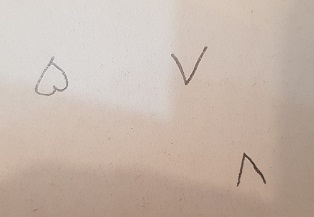
#> input picture assignment_08_Thresholding/adad.jpg, 314 x 217 px
$ jupyter execute CV_8th_assignment.ipynb
#> lines starting #> are read from the running program, lines starting #| are printed output that depends on the picture; after the words box and inside, x2 and y2 are one past the last pixel; in counts of white or black regions, pixels touching at a corner belong together
## Computer Vision 8th Assignment

for this task:
after making trials and errors, here are three of the best results I came up with.
the summary is mentioned at the end.

[cell 1]
import cv2
import numpy as np
import matplotlib.pyplot as plt

### results after making enough trials and errors :

with :
GaussianBlur kernel size = 13
adaptiveThreshold kernel size = 7 for mean, 11 for gaussian

[cell 2]
img =  cv2.imread('adad.jpg',0)
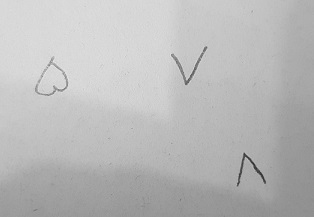
#> img: shape (217, 314); min 43, max 234, mean 185.8
noise_removed_img = cv2.GaussianBlur(img, (13,13), 0)

[cell 3]
# global binary threshol and adaptive binary threshold, on the original image
_,output1 = cv2.threshold(img,127,255,cv2.THRESH_BINARY)
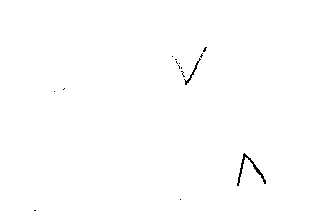
#> output1: shape (217, 314); 99.6% white; black in thin lines or dots, all inside (x1, y1, x2, y2) = (34, 47, 266, 211)
output2 = cv2.adaptiveThreshold(img,255,cv2.ADAPTIVE_THRESH_MEAN_C, cv2.THRESH_BINARY,7,2)
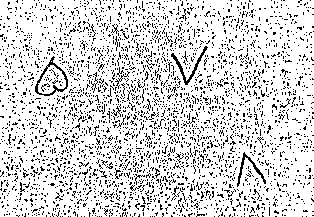
#> output2: shape (217, 314); 83.8% white; black in thin lines or dots
output3 = cv2.adaptiveThreshold(img,255,cv2.ADAPTIVE_THRESH_GAUSSIAN_C, cv2.THRESH_BINARY,7,2)
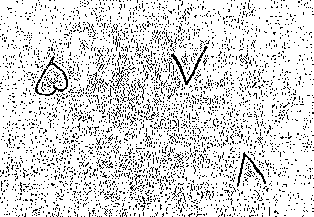
#> output3: shape (217, 314); 85.7% white; black in thin lines or dots


# global binary threshol and adaptive binary threshold, on the noise-removed image
_,output4 = cv2.threshold(noise_removed_img,127,255,cv2.THRESH_BINARY)
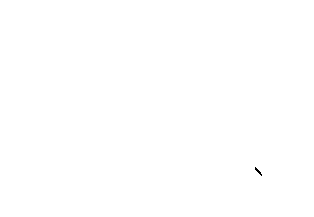
#> output4: shape (217, 314); 100% white; black in thin lines or dots, all inside (x1, y1, x2, y2) = (255, 167, 262, 176)
output5 = cv2.adaptiveThreshold(noise_removed_img,255,cv2.ADAPTIVE_THRESH_MEAN_C, cv2.THRESH_BINARY,7,2)  # ***
#> output5: shape (217, 314); 98.5% white; 4 black regions (1 under 20 px), largest, box (x1, y1, x2, y2) and area: (34, 57, 69, 97) 398, (170, 45, 208, 86) 339, (236, 152, 267, 187) 305
output6 = cv2.adaptiveThreshold(noise_removed_img,255,cv2.ADAPTIVE_THRESH_GAUSSIAN_C, cv2.THRESH_BINARY,11,2)  # ***
#> output6: shape (217, 314); 98.5% white; 4 black regions (1 under 20 px), largest, box (x1, y1, x2, y2) and area: (34, 57, 69, 97) 384, (170, 45, 208, 86) 338, (236, 152, 267, 187) 304


plt.figure(figsize=[15,15])
plt.subplot(331);plt.imshow(img, cmap='gray');plt.title("Original");
plt.subplot(332);plt.imshow(noise_removed_img, cmap='gray');plt.title("Noise removed");

plt.subplot(334);plt.imshow(output1, cmap='gray');plt.title("Global Thresholding (v = 127)");
plt.subplot(335);plt.imshow(output2, cmap='gray');plt.title("Adaptive Mean Thresholding");
plt.subplot(336);plt.imshow(output3, cmap='gray');plt.title("Adaptive Gaussian Thresholding");

plt.subplot(337);plt.imshow(output4, cmap='gray');plt.title("Global Thresholding + noise removal");
plt.subplot(338);plt.imshow(output5, cmap='gray');plt.title("Adaptive Mean + noise removal");
plt.subplot(339);plt.imshow(output6, cmap='gray');plt.title("Adaptive Gaussian + noise removal");

with :
GaussianBlur kernel size = 9
adaptiveThreshold kernel size = 3 for mean, 5 for gaussian

[cell 4]
img =  cv2.imread('adad.jpg',0)
noise_removed_img = cv2.GaussianBlur(img, (9,9), 0)

[cell 5]
# global binary threshol and adaptive binary threshold, on the original image
_,output1 = cv2.threshold(img,127,255,cv2.THRESH_BINARY)
output2 = cv2.adaptiveThreshold(img,255,cv2.ADAPTIVE_THRESH_MEAN_C, cv2.THRESH_BINARY,3,2)
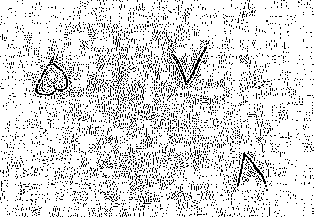
#> output2: shape (217, 314); 86.3% white; black in thin lines or dots
output3 = cv2.adaptiveThreshold(img,255,cv2.ADAPTIVE_THRESH_GAUSSIAN_C, cv2.THRESH_BINARY,3,2)
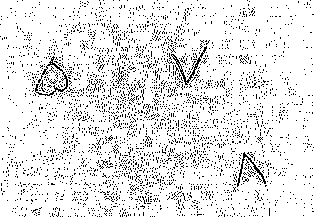
#> output3: shape (217, 314); 90% white; black in thin lines or dots


# global binary threshol and adaptive binary threshold, on the noise-removed image
_,output4 = cv2.threshold(noise_removed_img,127,255,cv2.THRESH_BINARY)
#> output4: shape (217, 314); 99.9% white; black in thin lines or dots, all inside (x1, y1, x2, y2) = (239, 154, 265, 182)
output5 = cv2.adaptiveThreshold(noise_removed_img,255,cv2.ADAPTIVE_THRESH_MEAN_C, cv2.THRESH_BINARY,3,2)
#> output5: shape (217, 314); 99.2% white; black in thin lines or dots, all inside (x1, y1, x2, y2) = (35, 46, 266, 186)
output6 = cv2.adaptiveThreshold(noise_removed_img,255,cv2.ADAPTIVE_THRESH_GAUSSIAN_C, cv2.THRESH_BINARY,5,2)


plt.figure(figsize=[15,15])
plt.subplot(331);plt.imshow(img, cmap='gray');plt.title("Original");
plt.subplot(332);plt.imshow(noise_removed_img, cmap='gray');plt.title("Noise removed");

plt.subplot(334);plt.imshow(output1, cmap='gray');plt.title("Global Thresholding (v = 127)");
plt.subplot(335);plt.imshow(output2, cmap='gray');plt.title("Adaptive Mean Thresholding");
plt.subplot(336);plt.imshow(output3, cmap='gray');plt.title("Adaptive Gaussian Thresholding");

plt.subplot(337);plt.imshow(output4, cmap='gray');plt.title("Global Thresholding + noise removal");
plt.subplot(338);plt.imshow(output5, cmap='gray');plt.title("Adaptive Mean + noise removal");
plt.subplot(339);plt.imshow(output6, cmap='gray');plt.title("Adaptive Gaussian + noise removal");

with :
GaussianBlur kernel size = 7
adaptiveThreshold kernel size = 3

[cell 6]
img =  cv2.imread('adad.jpg',0)
noise_removed_img = cv2.GaussianBlur(img, (7,7), 0)

[cell 7]
# global binary threshol and adaptive binary threshold, on the original image
_,output1 = cv2.threshold(img,127,255,cv2.THRESH_BINARY)
output2 = cv2.adaptiveThreshold(img,255,cv2.ADAPTIVE_THRESH_MEAN_C, cv2.THRESH_BINARY,3,2)
output3 = cv2.adaptiveThreshold(img,255,cv2.ADAPTIVE_THRESH_GAUSSIAN_C, cv2.THRESH_BINARY,3,2)


# global binary threshol and adaptive binary threshold, on the noise-removed image
_,output4 = cv2.threshold(noise_removed_img,127,255,cv2.THRESH_BINARY)
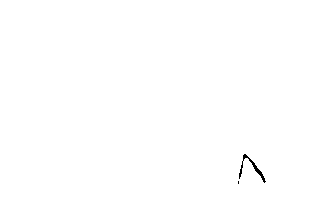
#> output4: shape (217, 314); 99.8% white; black in thin lines or dots, all inside (x1, y1, x2, y2) = (238, 154, 266, 184)
output5 = cv2.adaptiveThreshold(noise_removed_img,255,cv2.ADAPTIVE_THRESH_MEAN_C, cv2.THRESH_BINARY,3,2)
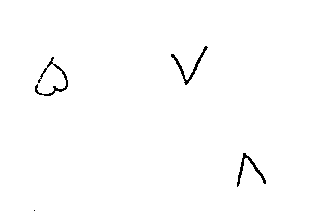
#> output5: shape (217, 314); 99.1% white; black in thin lines or dots, all inside (x1, y1, x2, y2) = (34, 46, 266, 211)
output6 = cv2.adaptiveThreshold(noise_removed_img,255,cv2.ADAPTIVE_THRESH_GAUSSIAN_C, cv2.THRESH_BINARY,3,2)
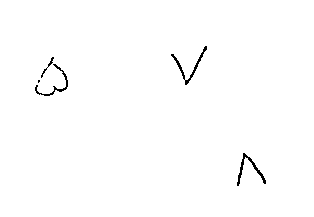
#> output6: shape (217, 314); 99.2% white; black in thin lines or dots, all inside (x1, y1, x2, y2) = (35, 46, 266, 186)


plt.figure(figsize=[15,15])
plt.subplot(331);plt.imshow(img, cmap='gray');plt.title("Original");
plt.subplot(332);plt.imshow(noise_removed_img, cmap='gray');plt.title("Noise removed");

plt.subplot(334);plt.imshow(output1, cmap='gray');plt.title("Global Thresholding (v = 127)");
plt.subplot(335);plt.imshow(output2, cmap='gray');plt.title("Adaptive Mean Thresholding");
plt.subplot(336);plt.imshow(output3, cmap='gray');plt.title("Adaptive Gaussian Thresholding");

plt.subplot(337);plt.imshow(output4, cmap='gray');plt.title("Global Thresholding + noise removal");
plt.subplot(338);plt.imshow(output5, cmap='gray');plt.title("Adaptive Mean + noise removal");
plt.subplot(339);plt.imshow(output6, cmap='gray');plt.title("Adaptive Gaussian + noise removal");
